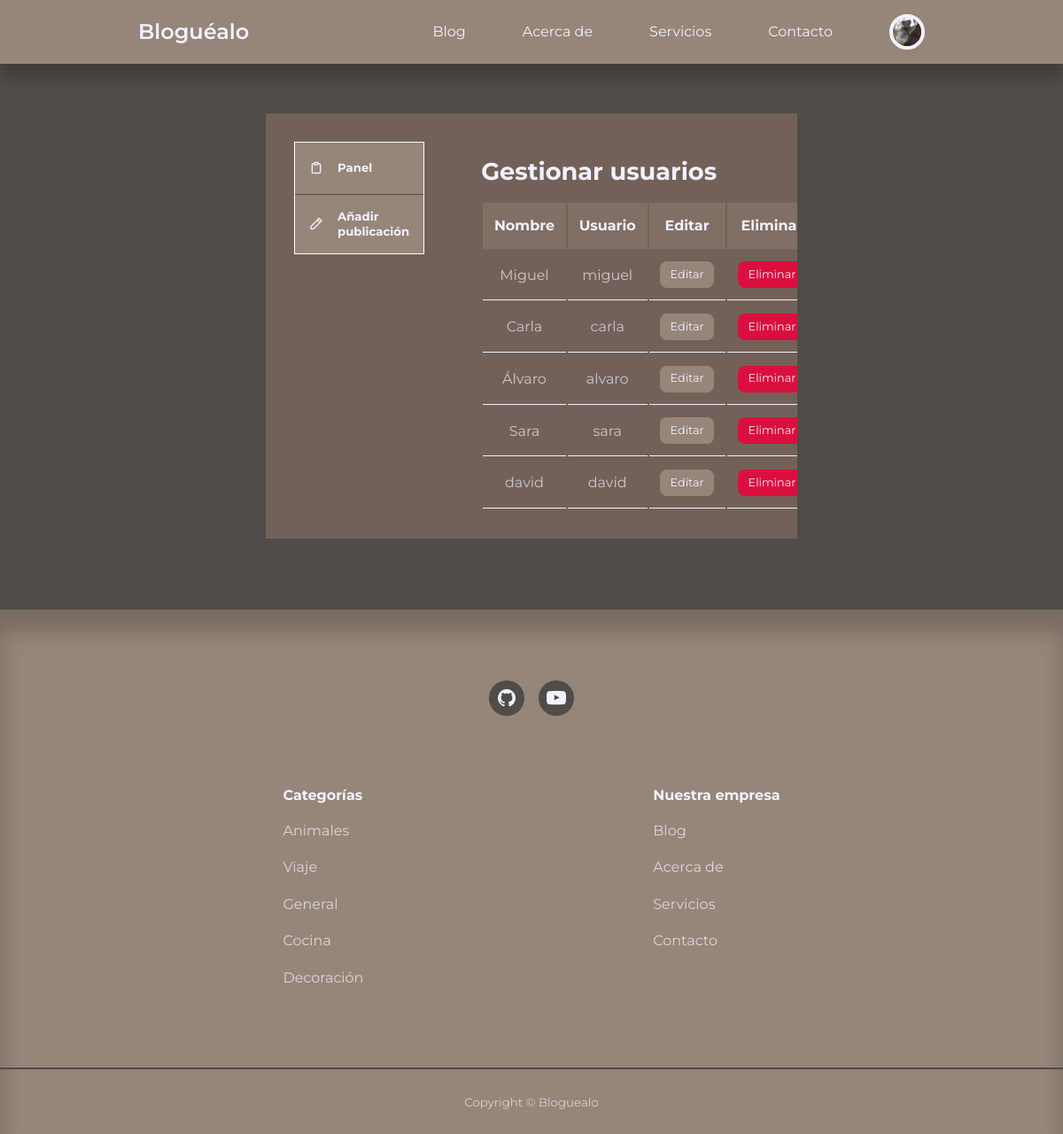
The page /admin/gestionar-usuarios.php (signed in) on the database its author committed.
### tables this page shows
CREATE TABLE `usuarios` (
  `id` int(11) UNSIGNED NOT NULL,
  `nombre` varchar(50) NOT NULL,
  `apellido` varchar(50) NOT NULL,
  `usuario` varchar(50) NOT NULL,
  `email` varchar(100) NOT NULL,
  `pass` varchar(255) NOT NULL,
  `avatar` varchar(255) NOT NULL,
  `admin_check` tinyint(1) NOT NULL
);

CREATE TABLE `categorias` (
  `id` int(11) UNSIGNED NOT NULL,
  `titulo` varchar(50) NOT NULL,
  `descripcion` text NOT NULL
);

### admin/partials/header.php (called while the page is built, shortened)
<?php
require '../partials/header.php';

### admin/gestionar-usuarios.php (the view, shortened to what this page needs)
<?php
include 'partials/header.php';
$id_actual = $_SESSION['usuario-id'];
$gestionarusuarios_fetch_query = "select * from usuarios where not id=$id_actual";
$gestionarusuarios_fetch_result = mysqli_query($con, $gestionarusuarios_fetch_query);
?>
<section class="panel">
  <div class="contenedor panel__contenedor">
    <aside>
      <ul>
        <li>
          <a href="index.php"><i class="uil uil-clipboard-blank"></i>
            <h5>Panel</h5>
          </a>
        </li>
        <li>
          <a href="add-post.php"><i class="uil uil-pen"></i>
            <h5>Añadir publicación</h5>
          </a>
        </li>
      </ul>
    </aside>
    <main>
      <h2>Gestionar usuarios</h2>
      <table>
        <thead>
          <tr>
            <th>Nombre</th>
            <th>Usuario</th>
            <th>Editar</th>
            <th>Eliminar</th>
          </tr>
        </thead>
        <tbody>
          <?php while ($usuario = mysqli_fetch_assoc($gestionarusuarios_fetch_result)) : ?>
            <tr>
              <td><?= $usuario['nombre'] ?></td>
              <td><?= $usuario['usuario'] ?></td>
              <td>
                <a href="<?= ROOT_URL ?>admin/editar-usuario.php?id=<?= $usuario['id'] ?>" class="btn mini">Editar</a>
              </td>
              <td>
                <a href="<?= ROOT_URL ?>admin/eliminar-usuario.php?id=<?= $usuario['id'] ?>" class="btn mini rojo">Eliminar</a>
              </td>
            </tr>
          <?php endwhile ?>
        </tbody>
      </table>
    </main>
  </div>
</section>
<?php
include '../partials/footer.php'
?>

### partials/header.php (shortened to what this page needs)
<?php
require 'config/bd.php';
if (isset($_SESSION['usuario-id'])) {
  $id = filter_var($_SESSION['usuario-id'], FILTER_SANITIZE_NUMBER_INT);
  $avatar_fetch_query = "SELECT avatar from usuarios where id=$id";
  $avatar_fetch_result = mysqli_query($con, $avatar_fetch_query);
  $avatar = mysqli_fetch_assoc($avatar_fetch_result);
}
?>
<!DOCTYPE html>
<html lang="en">
<head>
  <link rel="stylesheet" href="<?= ROOT_URL ?>css/styles.css" />
  <link rel="stylesheet" href="https://unicons.iconscout.com/release/v4.0.8/css/line.css" />
</head>
<body>
  <nav>
    <div class="contenedor nav__contenedor">
      <a href="<?= ROOT_URL ?>" class="nav__logo">Bloguéalo</a>
      <ul class="nav__items">
        <li><a href="<?= ROOT_URL ?>blog.php">Blog</a></li>
        <li><a href="<?= ROOT_URL ?>about.php">Acerca de</a></li>
        <li><a href="<?= ROOT_URL ?>servicios.php">Servicios</a></li>
        <li><a href="<?= ROOT_URL ?>contacto.php">Contacto</a></li>
        <?php if (isset($_SESSION['usuario-id'])) : ?>
          <li class="nav__perfil">
            <div class="avatar">
              <img src="<?= ROOT_URL . 'images/' . $avatar['avatar'] ?>" />
            </div>
          </li>
        <?php else : ?>
          <li><a href="<?= ROOT_URL ?>signin.php">Iniciar sesión</a></li>
        <?php endif ?>
      </ul>
    </div>
  </nav>

### partials/footer.php (shortened to what this page needs)
<footer>
  <div class="footer__redes">
    <a href="https://github.com/davidparellada/Bloguealo" target="_blank"><i class="uil uil-github"></i></a>
    <a href="https://www.youtube.com/watch?v=zZsJ87Euf8M" target="_blank"><i class="uil uil-youtube"></i></a>
  </div>
  <div class="contenedor footer__contenedor">
    <article>
      <h4>Categorías</h4>
      <?php
      $categorias_all_query = "SELECT * FROM categorias";
      $categorias_all_resultado = mysqli_query($con, $categorias_all_query);
      ?>
      <ul>
        <?php while ($categoria_loop = mysqli_fetch_assoc($categorias_all_resultado)) : ?>
          <li><a href="<?= ROOT_URL ?>categoria-posts.php?id=<?= $categoria_loop['id'] ?>"><?= $categoria_loop['titulo'] ?></a></li>
        <?php endwhile ?>
      </ul>
    </article>
    <article>
      <h4>Nuestra empresa</h4>
      <ul>
        <li><a href="<?= ROOT_URL ?>blog.php">Blog</a></li>
        <li><a href="<?= ROOT_URL ?>about.php">Acerca de</a></li>
        <li><a href="<?= ROOT_URL ?>servicios.php">Servicios</a></li>
        <li><a href="<?= ROOT_URL ?>contacto.php">Contacto</a></li>
      </ul>
    </article>
  </div>
  <div class="footer__copyright">
    <small>Copyright &copy; Bloguealo</small>
  </div>
</footer>
</body>
</html>

### css/styles.css (style rules this page uses)
:root { --color-primario: hsl(25, 12%, 53%); --color-primario-light: hsla(25, 12%, 53%, 0.384); --color-primario-alt: hsl(26, 7%, 39%); --color-rojo: hsl(346, 87%, 46%); --color-rojo-light: hsla(346, 87%, 46%, 0.154); --color-verde: #00c476; --color-verde-light: hsla(156, 100%, 38%, 0.158); --color-marron-1: hsl(18, 13%, 40%); --color-marron-2: hsl(17, 18%, 31%); --color-marron-3: hsla(39, 19%, 38%, 0.3); --color-marron-4: hsla(240, 86%, 97%, 0.7); --color-blanco: #f2f2fe; --color-bg: hsl(24, 3%, 30%); --transition: all 300ms ease; --transition-500: all 500ms ease; --contenedor-width-1: 74%; --contenedor-width-2: 88%; --form-width: 40%; --radius-1: 0.3rem; --radius-2: 0.5rem; --radius-3: 0.8rem; --radius-4: 2rem; --radius-5: 5rem; }
* { margin: 0; padding: 0; outline: 0; border: 0; appearance: 0; list-style: none; text-decoration: none; box-sizing: border-box; }
body { font-family: "Montserrat", sans-serif; line-height: 1.6; color: var(--color-marron-4); background: var(--color-bg); overflow-x: hidden; }
.contenedor { width: var(--contenedor-width-1); max-width: 1800px; margin: 0 auto; }
section { margin-top: 3rem; width: 100vw; }
h1, h2, h3, h4, h5 { color: var(--color-blanco); line-height: 1.3; }
h2 { font-size: 1.7rem; margin: 1rem 0; }
h4 { font-size: 1rem; }
a { color: var(--color-blanco); transition: var(--transition); }
img { display: block; object-fit: cover; width: 100%; }
nav { background: var(--color-primario); width: 100vw; height: 4.5rem; position: fixed; top: 0; z-index: 10; box-shadow: 0 1rem 1rem rgba(0, 0, 0, 0.2); }
.nav__contenedor { height: 100%; display: flex; align-items: center; justify-content: space-between; }
.nav__logo { font-weight: 600; font-size: 1.5rem; }
.nav__items { display: flex; align-items: center; gap: 4rem; }
.nav__perfil { position: relative; cursor: pointer; }
.avatar { width: 2.5rem; height: 2.5rem; border-radius: 50%; overflow: hidden; border: 0.3rem solid var(--color-blanco); display: flex; justify-content: center; align-items: center; }
.avatar img { width: 100%; height: 100%; object-fit: cover; }
footer { background: var(--color-primario); padding: 5rem 0 0; box-shadow: inset 0 1.5rem 1.5rem rgba(0, 0, 0, 0.2); }
.footer__redes { margin-inline: auto; width: fit-content; margin-bottom: 5rem; display: flex; justify-content: space-between; align-items: center; gap: 1rem; }
.footer__redes a { background: var(--color-bg); border-radius: 50%; width: 2.5rem; height: 2.5rem; font-size: 1.5rem; display: flex; align-items: center; justify-content: center; }
.footer__contenedor { display: grid; grid-template-columns: repeat(4, 1fr); display: flex; justify-content: space-around; }
footer h4 { color: var(--color-blanco); margin-bottom: 0.5rem; }
footer ul li { padding: 0.5rem 0; }
footer ul a { opacity: 0.75; text-align: left; }
.footer__copyright { text-align: center; padding: 1.5rem 0; border-top: 2px solid var(--color-bg); margin-top: 5rem; }
.btn { display: inline-block; width: fit-content; padding: 0.5rem 1.2rem; border-radius: var(--radius-2); cursor: pointer; background-color: var(--color-primario); transition: var(--transition); color: var(--color-blanco); }
.btn.mini { padding: 0.3rem 0.7rem; font-size: 0.8rem; }
.btn.rojo { background-color: var(--color-rojo); color: var(--color-blanco); }
.panel { margin: 8rem 0 5rem; display: flex; align-items: center; flex-direction: column; }
.panel__contenedor { display: flex; gap: 4rem; background-color: var(--color-marron-1); padding: 2rem; width: 50%; overflow: hidden; }
.panel__contenedor aside { width: 15rem; border: 1px solid white; height: 100%; }
.panel__contenedor aside a { background-color: var(--color-primario); display: flex; align-items: center; gap: 1rem; padding: 1rem; transition: var(--transition); }
.panel__contenedor aside ul li:not(:last-child) a { border-bottom: 1px solid var(--color-marron-2); }
.panel__contenedor main table { width: 100%; text-align: center; }
.panel__contenedor main table th { padding: 0.8rem; background: var(--color-primario-light); color: var(--color-blanco); }
.panel__contenedor main table td { padding: 0.8rem; border-bottom: 1px solid var(--color-blanco); }

### rows shown on the page
usuarios: avatar (picture)
usuarios: nombre "Miguel", usuario "miguel"
usuarios: nombre "Carla", usuario "carla"
usuarios: nombre "Álvaro", usuario "alvaro"
usuarios: nombre "Sara", usuario "sara"
usuarios: nombre "david", usuario "david"
categorias: titulo "Animales"
categorias: titulo "Viaje"
categorias: titulo "General"
categorias: titulo "Cocina"
categorias: titulo "Decoración"
